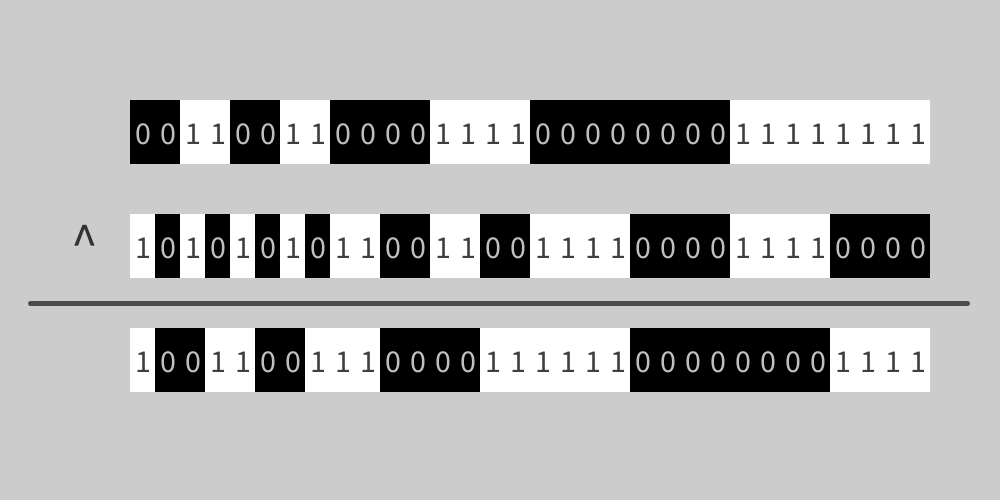
Frame 1 (no input)
Frame 60 (the mouse pressed at the canvas centre just before this capture): identical to frame 1, image omitted
Frame 120 (the mouse held since frame 60 and released just before this capture): identical to frame 1, image omitted

The Processing sketch that drew this single still picture (run headless with seeded random() and noise(); from frame 60 on, the mouse is pressed at the canvas centre):

// Processing sketch: bitwise_XOR
// ── bitwise_XOR.pde
/**
 * Author: qp91mn64
 * License: MIT License
 * Created: 2026-02-25
 * 
 * bitwise XOR
 * 
 * a ^ b
 * For each bit of the result, it is:
 *   1 if two bits are different
 *   0 if two bits are the same
 * Click the cells above the horizontal line
 * To change the corresponding bits
 * And see how the result changes
 */
int number1 = 856621311;
int number2 = -1429409552;
int result;
int x0 = 130;
int y0 = 100;
int rowSpace = 50;
int cellWidth = 25;
int cellHeight = 64;
int colorZero = 0;
int colorOne = 255;
int textsize = 32;
int[] numbers;
void setup() {
  size(1000, 500);
  noStroke();
  numbers = new int[3];
  numbers[0] = number1;
  numbers[1] = number2;
  result = number1 ^ number2;
  numbers[2] = result;
  drawBinaryForm(numbers);
  draw1();
}
void draw() {
  background(204);
  result = numbers[0] ^ numbers[1];
  numbers[2] = result;
  drawBinaryForm(numbers);
  draw1();
}
void mousePressed() {
  if (mouseX < x0 || mouseX >= x0 + cellWidth*32 || mouseY < y0 || mouseY >= y0 + (cellHeight + rowSpace) * (numbers.length - 1)) {
    return;
  }
  if ((mouseY - y0) % (cellHeight + rowSpace) >= cellHeight) {
    return;
  }
  int whichNumber = (mouseY - y0) / (cellHeight + rowSpace);
  int whichBit = 31 - (mouseX - x0) / cellWidth;
  int bit = numbers[whichNumber] & (1 << whichBit);
  if (mouseButton == LEFT){
  if (bit == 0) {
    numbers[whichNumber] |= (1 << whichBit);  // Set the bit to 1
  } else {
    numbers[whichNumber] &= ~(1 << whichBit);  // Clear the bit
  }}
}
void drawBit(String bit, int x, int y) {
  if (bit.equals("1")) {
    fill(colorOne);
    rect(x, y, cellWidth, cellHeight);
    fill(63);
    text(bit, x, y, cellWidth, cellHeight);
  } else if (bit.equals("0")) {
    fill(colorZero);
    rect(x, y, cellWidth, cellHeight);
    fill(191);
    text(bit, x, y, cellWidth, cellHeight);
  }
}
void drawBinaryForm(int[] numbers) {
  textSize(textsize);
  textAlign(CENTER, CENTER);
  for (int i = 0; i < numbers.length; i++) {
    int number = numbers[i];
    String binaryForm = binary(number);
    for (int j = 0; j < 32; j++) {
      String bit = binaryForm.substring(j, j + 1);
      drawBit(bit, x0 + cellWidth * j, y0 + (cellHeight + rowSpace) * i);
    }
  }
}
void draw1() {
  int lineY = y0 + 2 * cellHeight + rowSpace + rowSpace / 2;
  stroke(75);
  strokeWeight(5);
  line(x0 - 100, lineY, x0 + cellWidth * 32 + 37, lineY);
  noStroke();
  fill(50);
  textSize(54);
  text("^", x0 - 73, y0 + cellHeight + rowSpace, 55, 55);
}
